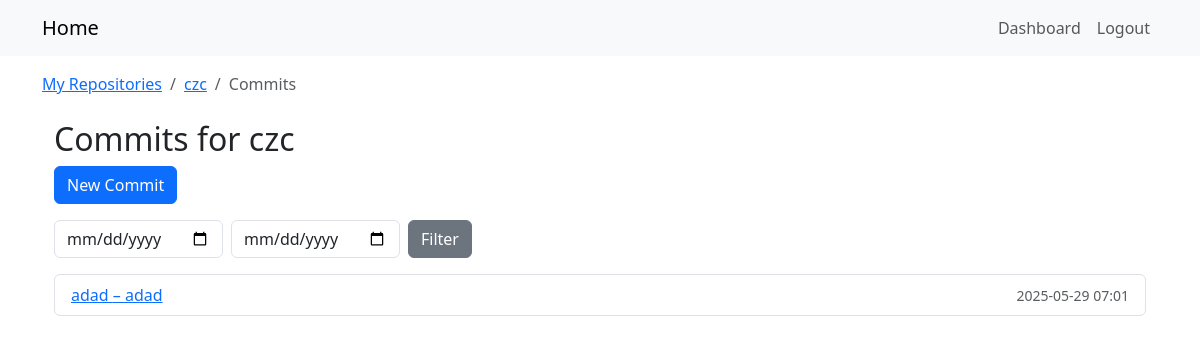
Page /repos/4/commits/ (signed in) on the earlier database version.
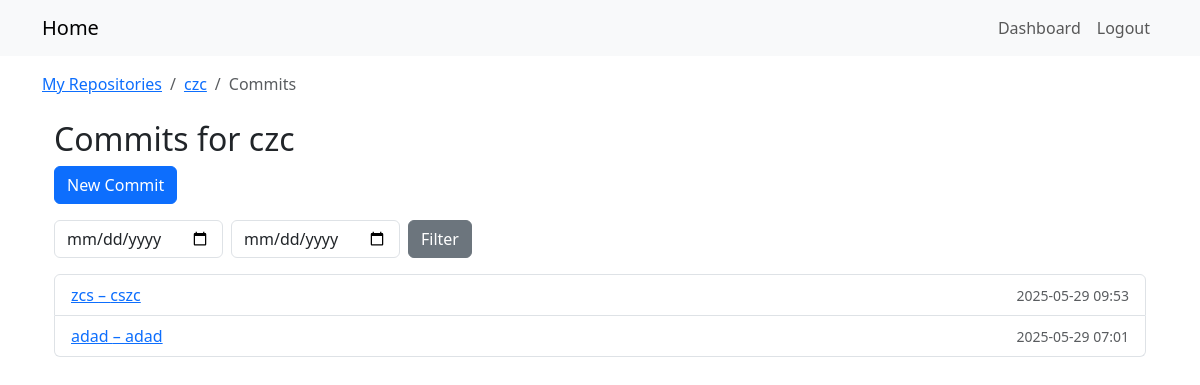
Same page on the later database version.
### repos_app/models.py (models this page shows, shortened)
class Commit(models.Model):
    repository = models.ForeignKey(Repository, on_delete=models.CASCADE, related_name='commits')
    author     = models.ForeignKey(User,       on_delete=models.CASCADE, related_name='commits')
    message    = models.CharField(max_length=255)
    hash       = models.CharField(max_length=40, unique=True)
    timestamp  = models.DateTimeField(auto_now_add=True)

### repos_app/views.py (the view)
def commit_list(request, repo_pk):
    repo = get_object_or_404(Repository, pk=repo_pk, owner=request.user)
    form = CommitFilterForm(request.GET)
    qs = repo.commits.order_by('-timestamp')
    if form.is_valid():
        sd = form.cleaned_data['start_date']
        ed = form.cleaned_data['end_date']
        if sd:
            qs = qs.filter(timestamp__date__gte=sd)
        if ed:
            qs = qs.filter(timestamp__date__lte=ed)
    return render(request, 'repos_app/commit_list.html', {
        'repo': repo,
        'commits': qs,
        'filter_form': form,
    })

### repos_app/forms.py
class CommitFilterForm(forms.Form):
    start_date = forms.DateField(
        required=False,
        label='From',
        widget=forms.DateInput(attrs={'type':'date', 'class':'form-control'})
    )
    end_date = forms.DateField(
        required=False,
        label='To',
        widget=forms.DateInput(attrs={'type':'date', 'class':'form-control'})
    )

### templates/repos_app/commit_list.html
{% extends "base.html" %}
{% block breadcrumbs %}
<nav aria-label="breadcrumb">
  <ol class="breadcrumb mb-0">
    <li class="breadcrumb-item">
      <a href="{% url 'repos_app:repo_list' %}">My Repositories</a>
    </li>
    <li class="breadcrumb-item">
      <a href="{% url 'repos_app:repo_detail' repo.pk %}">{{ repo.name }}</a>
    </li>
    <li class="breadcrumb-item active" aria-current="page">Commits</li>
  </ol>
</nav>
{% endblock %}
{% block content %}
<div class="container mt-4">
  <h2>Commits for {{ repo.name }}</h2>
  <a class="btn btn-primary mb-3"
     href="{% url 'repos_app:commit_create' repo.pk %}">
    New Commit
  </a>
  <form class="row g-2 mb-3" method="get">
    <div class="col-auto">
      {{ filter_form.start_date }}
    </div>
    <div class="col-auto">
      {{ filter_form.end_date }}
    </div>
    <div class="col-auto">
      <button class="btn btn-secondary">Filter</button>
    </div>
  </form>
  <ul class="list-group">
    {% for c in commits %}
      <li class="list-group-item d-flex justify-content-between align-items-center">
        <a href="{% url 'repos_app:commit_detail' repo_pk=repo.pk hash=c.hash %}">
          {{ c.hash|slice:":7" }} – {{ c.message }}
        </a>
        <small class="text-muted">{{ c.timestamp|date:"Y-m-d H:i" }}</small>
      </li>
    {% empty %}
      <li class="list-group-item">No commits yet</li>
    {% endfor %}
  </ul>
</div>
{% endblock %}

Differences in the rows shown:
added Commit: hash "zcs", message "cszc", timestamp "2025-05-29 09:53"
